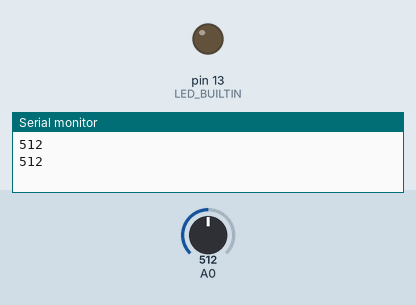
A sketch run on a simulated Arduino Uno, built with avr-gcc and run on an emulated ATmega328P. On the bench: output pins drawn as LEDs (lit = HIGH), the last lines printed to the serial monitor. Inputs (shaded band) come from the test bench; at power-on: A0 = 512.

Above: at 1.8 s.
1.9 s: A0 set to 315
3.4 s: A0 set to 285
At 5.2 s:
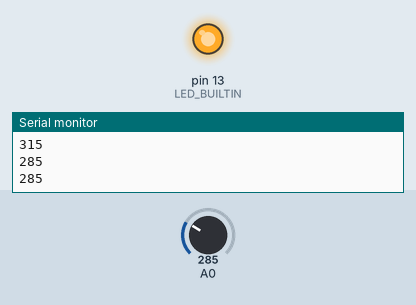
5.5 s: A0 set to 306
At 7.0 s:
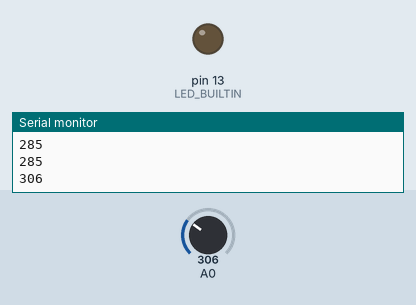
7.5 s: A0 set to 290
At 8.5 s:
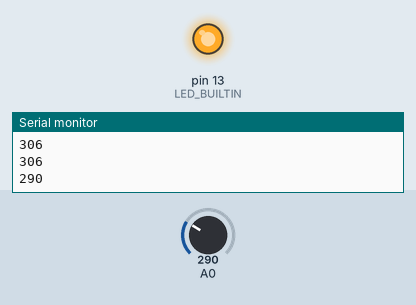
Timing chart, 0 to 10.5 s (numbered marks = the images above; inputs shaded):
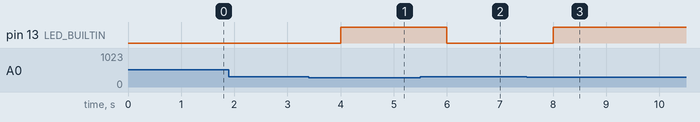

Measured:
- the behaviour switches between 301 and 300 on A0 (found by bisection; images 0 and 1)
- after the input at 3.4 s, pin 13 (LED_BUILTIN): LOW → HIGH after 0.60 s
- after the input at 5.5 s, pin 13 (LED_BUILTIN): HIGH → LOW after 0.50 s
- after the input at 7.5 s, pin 13 (LED_BUILTIN): LOW → HIGH after 0.50 s

The sketch:

DFRobotSoilMoisture.ino
```cpp
  /*
  # Editor     : Lauren
  # Date       : 13.01.2012
  # Version    : 1.0
  # Connect the sensor to the A0(Analog 0) pin on the Arduino board
  # the sensor value description
  # 0  ~300     dry soil
  # 300~700     humid soil
  # 700~950     in water
  */
void setup() {
  Serial.begin(9600); // open serial port, set the baud rate as 9600 bps
    pinMode(LED_BUILTIN, OUTPUT);
}
void loop() {
  int val;
  val = analogRead(0); //connect sensor to Analog 0
  Serial.println(val); //print the value to serial port
  if(val<=300)
  {
    digitalWrite(LED_BUILTIN, HIGH);
    delay(1000);
  }

  else
  {
    digitalWrite(LED_BUILTIN, LOW);


    delay(1000);
  }
}
```
